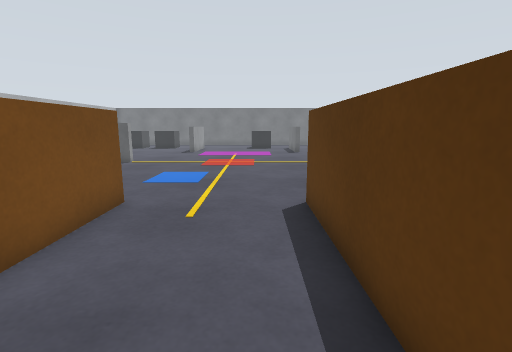
view 1 (above)

22 first-person views from a walk through a robot-simulator world made for Gazebo. The camera is 1 m above the floor, tilts 10° down and sees 85° across. The floor is counted in squares, 0.5 m on a side. Each view is taken from the middle of a square. On the plan, view 1 faces up. The plan holds only what a view shows up to about 17 squares ahead; the rest is blank.

view 2
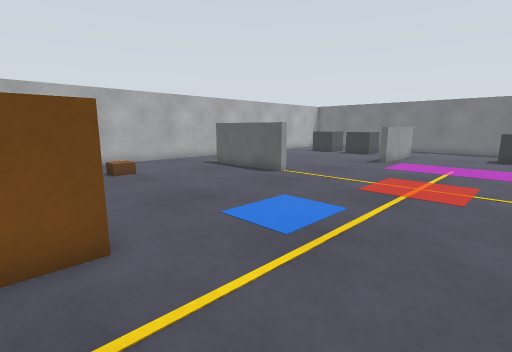

view 3
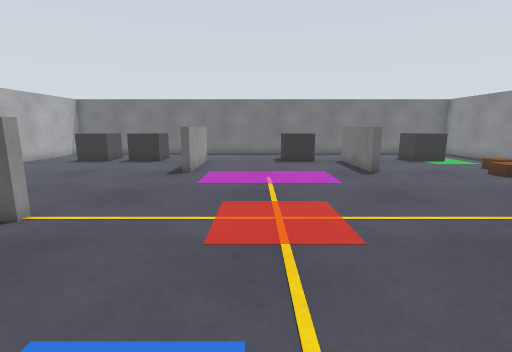

view 4
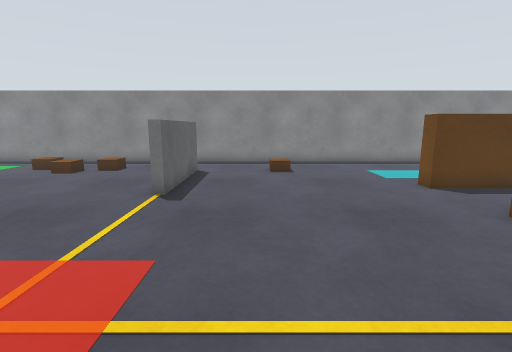

view 5
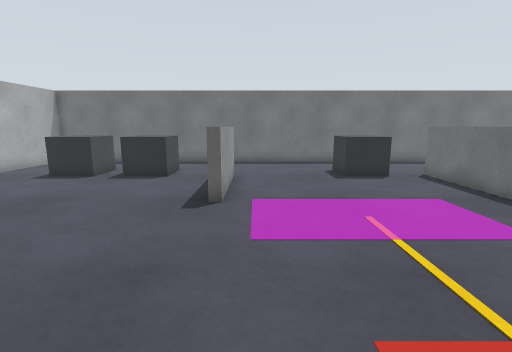

view 6
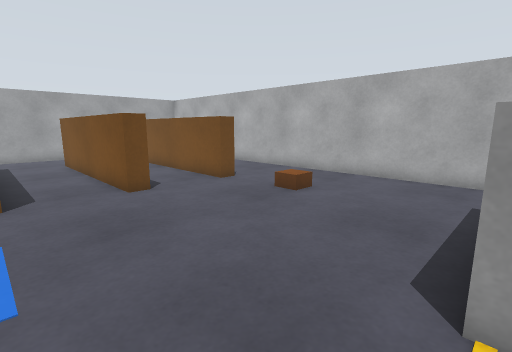

view 7
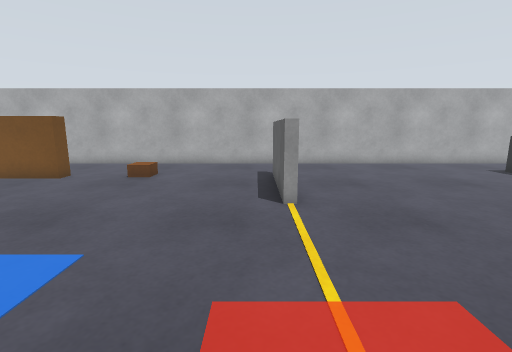

view 8
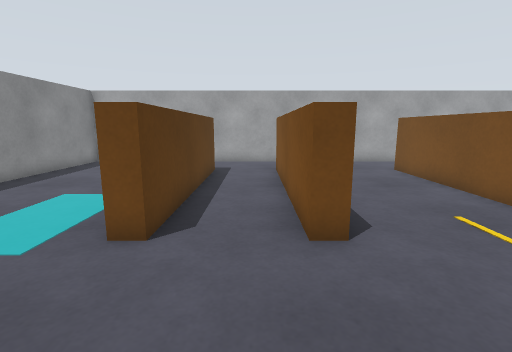

view 9
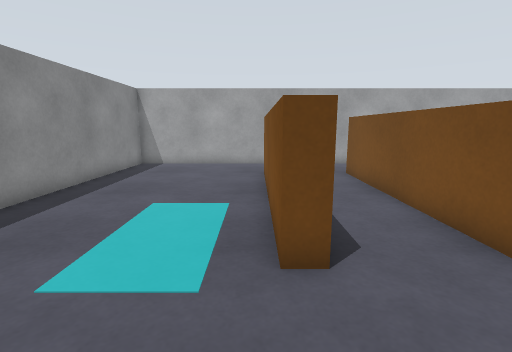

view 10
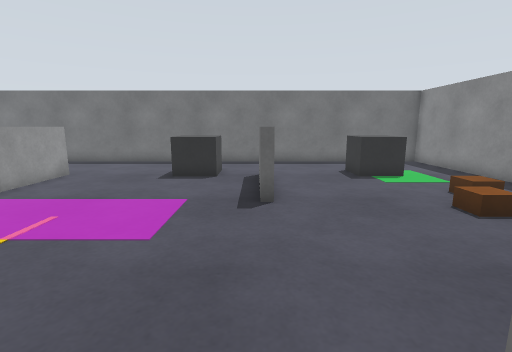

view 11
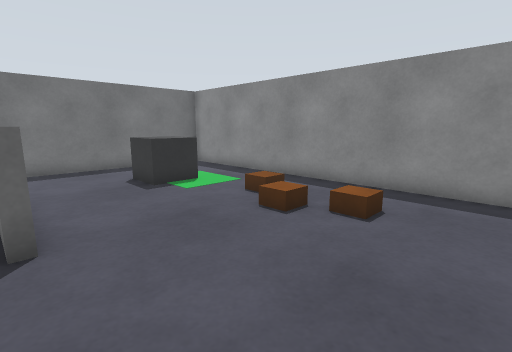

view 12
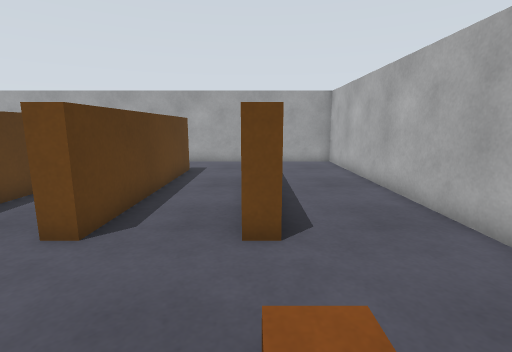

view 13
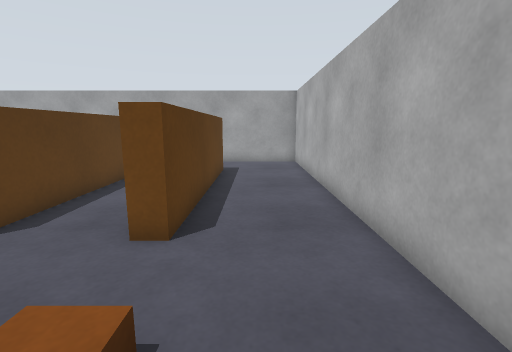

view 14
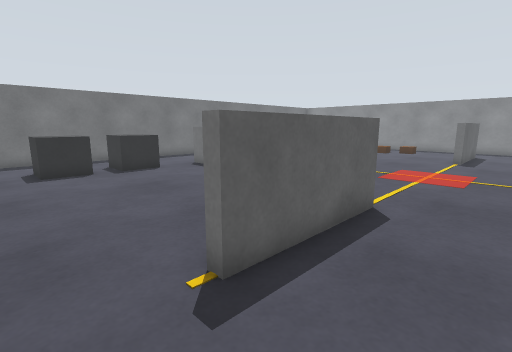

view 15
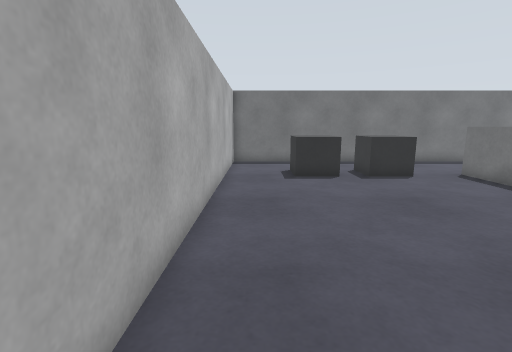

view 16
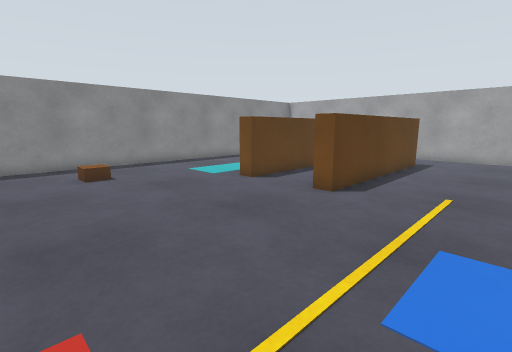

view 17
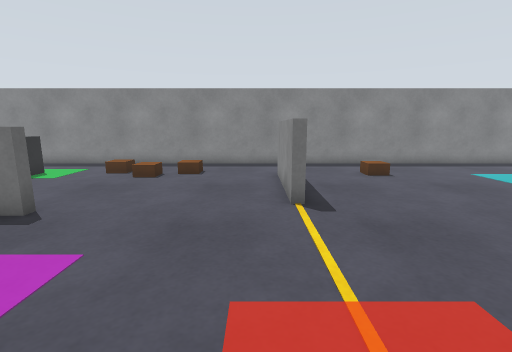

view 18
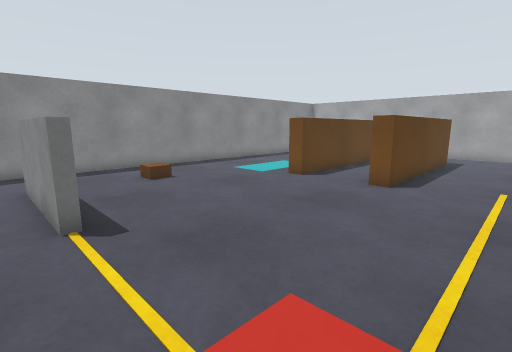

view 19
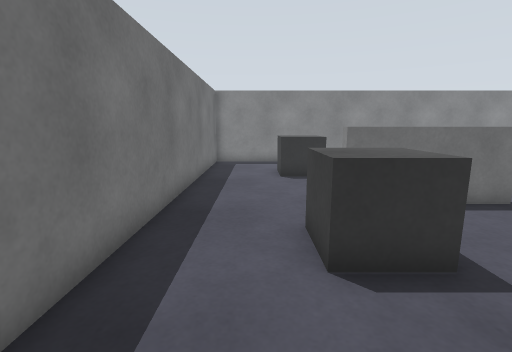

view 20
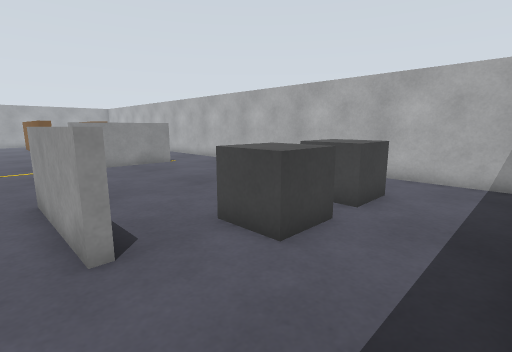

view 21
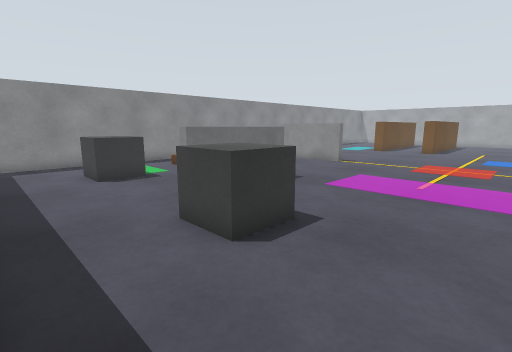

view 22
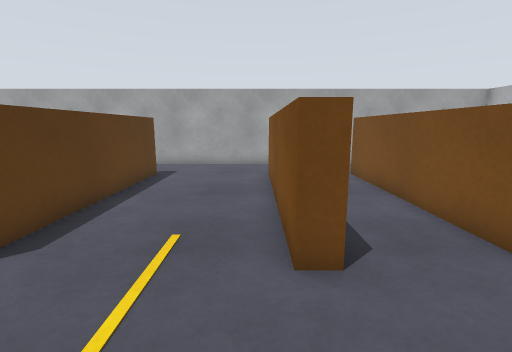

### Floor plan
Points are (right, up) in squares from view 1. A wall is a line through its corners. A room is listed if a view was taken in it or the views show most of it. See-through windows are left out.
Room 1 (views 1, 2, 3, 4, 5, 6, 7, 8, 9, 10, 11, 12, 13, 14, 15, 16, 17, 18, 19, 20, 21, 22)
walls: (-7.1, 15.7) (-11.9, 15.7) (-11.9, 16.1) (-7.1, 16.1) (-7.1, 15.7); (-4.4, 7.3) (-3.5, 7.3) (-3.5, -1.1); (8.9, 15.7) (4.1, 15.7) (4.1, 16.1) (8.9, 16.1); (-4.3, 3.8) (-4.3, 4.9); (1.3, -1.1) (1.3, 7.3) (2, 7.3) (2, -1.1); (4.9, -1.1) (4.9, 7.3) (5.6, 7.3) (5.6, -1.1); (-7.9, -1.1) (-7.9, 7.3) (-7.1, 7.3) (-7.1, -1.1); (-11.5, -1.1) (-11.5, 7.3) (-10.8, 7.3) (-10.8, 0.8); (12.3, 31.3) (-15.3, 31.3) (-15.3, -4.3) (12.3, -4.3) (12.3, 31.3)
low walls: (3.5, 22.3) (3.1, 22.3) (3.1, 26.7) (3.5, 26.7); (-5.3, 24.4) (-5.3, 26.7) (-4.9, 26.7) (-4.9, 22.3) (-5.4, 22.3)
objects: pallet (-12, 10) to (-11, 10); dark grey box (-12, 26) to (-11, 28); dark grey box (-9, 26) to (-8, 28); dark grey box (0, 26) to (1, 28); dark grey box (7, 26) to (9, 28); pallet (8, 20) to (10, 23); pallet (9, 12)

Positions as (right, up) in squares from view 1, and headings:
1: (0, 0), facing up
2: (1, 6), facing up-left
3: (-2, 10), facing up
4: (-4, 13), facing right
5: (-4, 15), facing up
6: (-4, 16), facing down-left
7: (0, 15), facing left
8: (3, 12), facing down
9: (6, 11), facing down
10: (3, 15), facing up
11: (3, 17), facing up-right
12: (-11, 12), facing down
13: (-13, 12), facing down
14: (-14, 13), facing up-right
15: (-14, 15), facing up
16: (-3, 15), facing down-right
17: (-3, 17), facing right
18: (-2, 17), facing down-right
19: (-4, 29), facing right
20: (-4, 31), facing down-left
21: (-4, 31), facing down-right
22: (-3, 11), facing down
